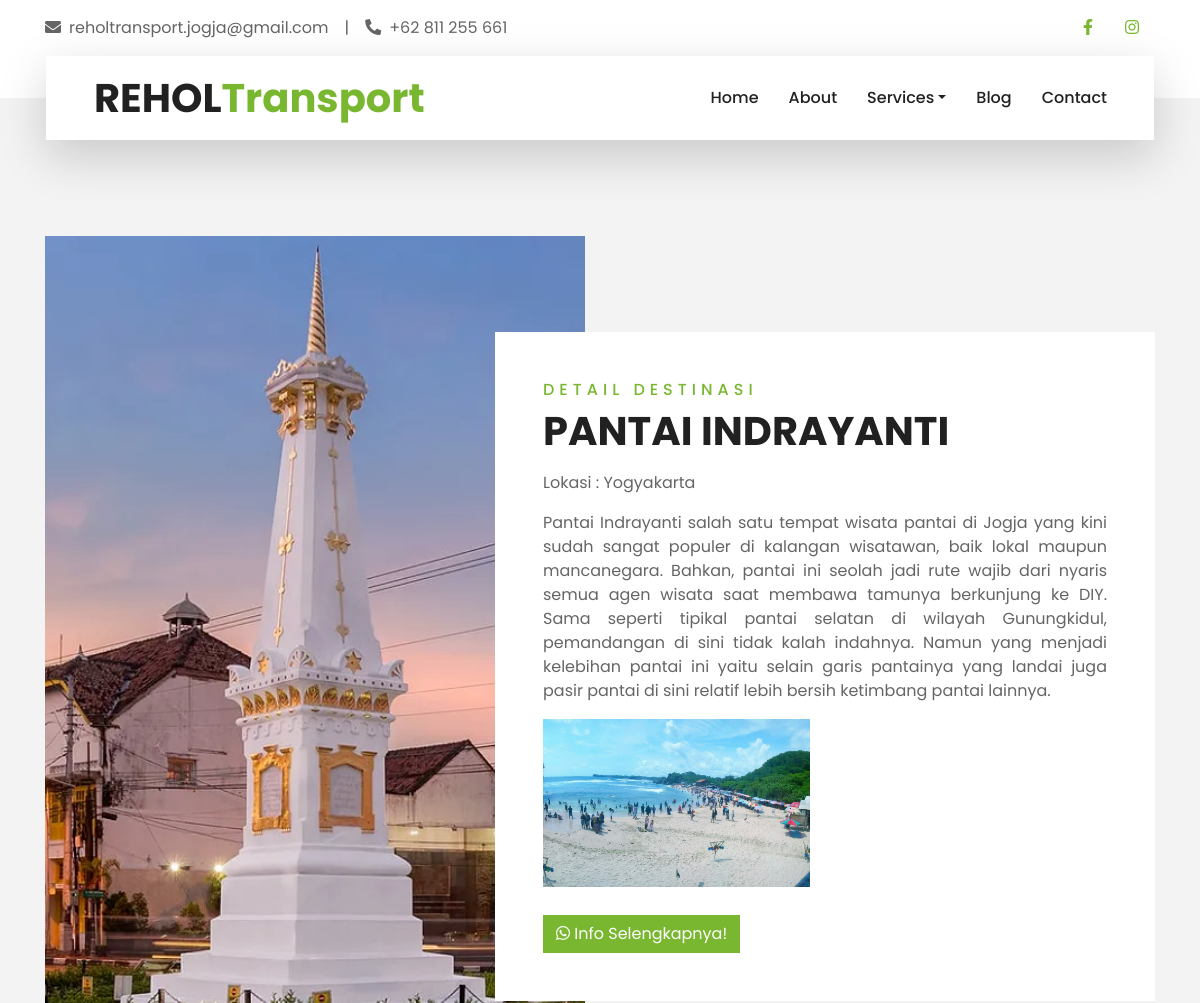
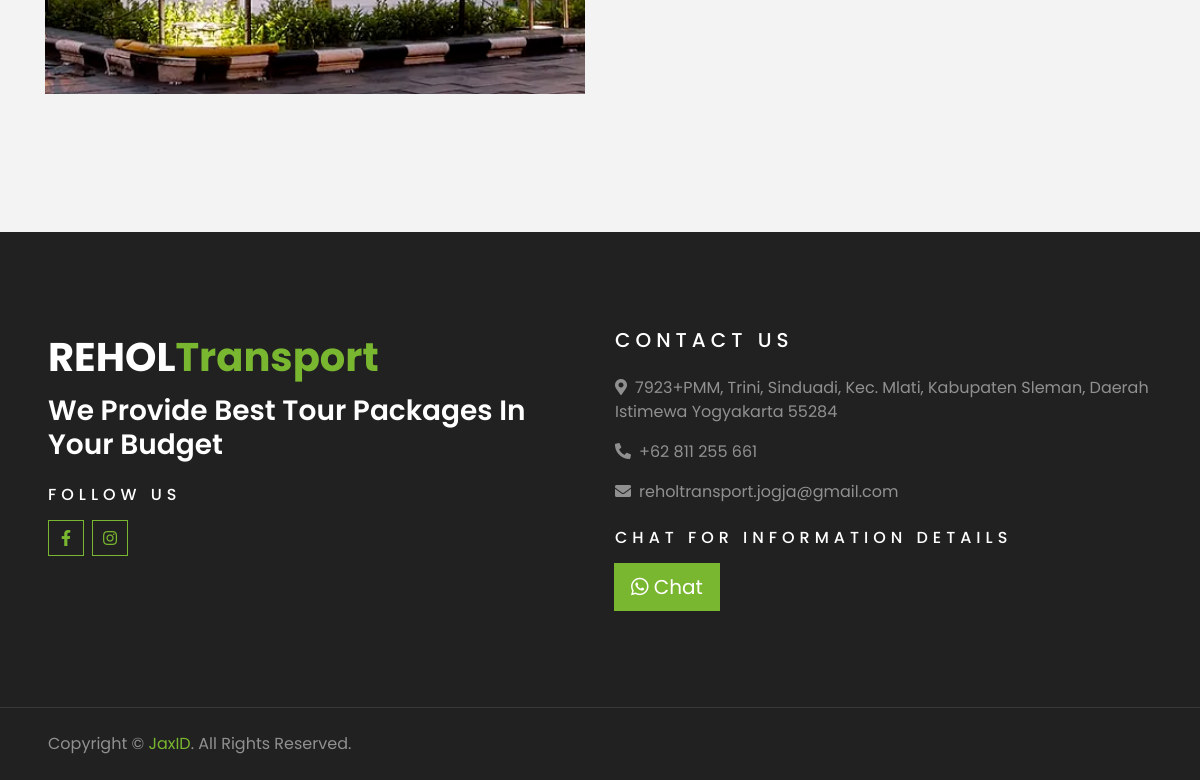
The page /hero/detail_destinasi/17 on the database its author committed (2 pictures, top to bottom).
### tables this page shows
CREATE TABLE `tb_destinasi` (
  `id_wisata` int(11) NOT NULL,
  `nama_wisata` varchar(100) DEFAULT NULL,
  `id_lokasi` int(11) DEFAULT NULL,
  `gambar_w` varchar(100) DEFAULT NULL,
  `ket_wisata` text DEFAULT NULL
);

CREATE TABLE `tb_lokasi` (
  `id_lok` int(11) NOT NULL,
  `nama_lokasi` varchar(100) DEFAULT NULL,
  `gambar_lok` varchar(100) DEFAULT NULL
);

### application/controllers/Hero.php (called while the page is built, shortened)
<?php
class Hero extends CI_Controller {
	public function detail_destinasi($d){
		$data['title'] = 'Detail Destinasi Wisata';
		$this->load->model('Destinasi_model', 'destinasi');
		$data['destinasi'] = $this->destinasi->getDestinasi($d);
		$this->load->view('hero/template/header', $data);
		$this->load->view('hero/detail_destinasi');
		$this->load->view('hero/template/footer');
	}
}

### index.php (called while the page is built, shortened)
<?php
require_once BASEPATH.'core/CodeIgniter.php';

### application/models/destinasi_model.php (called while the page is built, shortened)
<?php
class Destinasi_model extends CI_Model
{
    public function getDestinasi($d)
    {
        $this->db->SELECT('*');
        $this->db->from('tb_destinasi');
        $this->db->join('tb_lokasi', 'tb_destinasi.id_lokasi = tb_lokasi.id_lok');
        $this->db->where('id_wisata', $d);
        return $this->db->get()->result();
    }
}

### application/views/hero/detail_destinasi.php (the view)
<div id="about" class="container-fluid py-5">
    <div class="container pt-5">
        <div class="row">
            <div class="col-lg-6" style="min-height: 500px;">
                <div class="position-relative h-100">
                    <?php foreach($destinasi as $d) : ?>
                    <img class="position-absolute w-100 h-100"
                        src="<?= base_url('assets/destination/'.$d->gambar_lok); ?>" style="object-fit: cover;">
                    <?php endforeach; ?>
                </div>
            </div>
            <div class="col-lg-6 pt-5 pb-lg-5">
                <div class="about-text bg-white p-4 p-lg-5 my-lg-5">
                    <h6 class="text-primary text-uppercase" style="letter-spacing: 5px;">Detail Destinasi</h6>
                    <?php foreach($destinasi as $d) : ?>
                    <h1 class="mb-3"><?= $d->nama_wisata; ?></h1>
                    <p class="text-justify">Lokasi : <?= $d->nama_lokasi; ?></p>
                    <p class="text-justify"><?= $d->ket_wisata; ?></p>
                    <div class="row mb-4">
                        <div class="col-6">
                            <img class="img-fluid" src="<?= base_url('assets/destination/'.$d->gambar_w); ?>" alt="">
                        </div>
                    </div>
                    <?php
                    $pesan = "*Hallo Admin REHOLTransport*,
                    Saya tertarik ke destinasi wisata  $d->nama_wisata"
                    ?>
                    <a target="_blank" href="https://api.whatsapp.com/send/?phone=62811255661&text=
                        <?= urlencode($pesan); ?>" class="btn btn-primary mt-1"><i class="fab fa-whatsapp"></i>
                        Info
                        Selengkapnya!</a>
                    <?php endforeach; ?>
                </div>
            </div>
        </div>
    </div>
</div>

### rows shown on the page
tb_destinasi: id_lokasi.gambar_lok (picture), nama_wisata "PANTAI INDRAYANTI", id_lokasi.nama_lokasi "Yogyakarta", ket_wisata "Pantai Indrayanti salah satu tempat wisata pantai di Jogja yang kini sudah sangat populer di kalangan wisatawan, baik lokal maupun mancanegara. Bahkan, pantai ini seolah jadi rute wajib dari nyaris semua agen wisata saat membawa tamunya berkunjung ke DIY. Sama seperti tipikal pantai selatan di wilayah Gunungkidul, pemandangan di sini tidak kalah indahnya. Namun yang menjadi kelebihan pantai ini yaitu selain garis pantainya yang landai juga pasir pantai di sini relatif lebih bersih ketimbang pantai lainnya.", gambar_w (picture)
